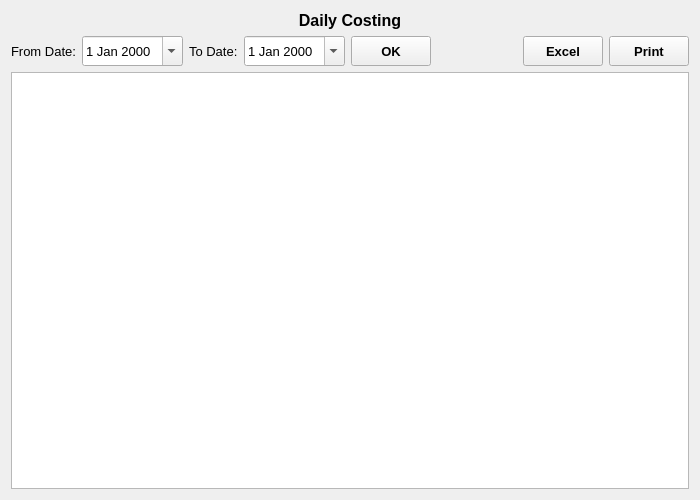
<?xml version="1.0" encoding="UTF-8"?>
<ui version="4.0">
 <class>DailyCostingReport</class>
 <widget class="QWidget" name="DailyCostingReport">
  <property name="geometry">
   <rect>
    <x>0</x>
    <y>0</y>
    <width>700</width>
    <height>500</height>
   </rect>
  </property>
  <property name="font">
   <font>
    <family>Microsoft YaHei UI</family>
    <pointsize>10</pointsize>
   </font>
  </property>
  <property name="windowTitle">
   <string>Form</string>
  </property>
  <layout class="QVBoxLayout" name="verticalLayout">
   <item>
    <widget class="QLabel" name="label">
     <property name="font">
      <font>
       <pointsize>12</pointsize>
       <weight>75</weight>
       <bold>true</bold>
      </font>
     </property>
     <property name="text">
      <string>Daily Costing</string>
     </property>
     <property name="alignment">
      <set>Qt::AlignCenter</set>
     </property>
    </widget>
   </item>
   <item>
    <layout class="QHBoxLayout" name="horizontalLayout" stretch="0,0,0,0,0,0,0,0">
     <item>
      <widget class="QLabel" name="fromDateLabel">
       <property name="text">
        <string>From Date:</string>
       </property>
      </widget>
     </item>
     <item>
      <widget class="QDateEdit" name="fromDateDateEdit">
       <property name="minimumSize">
        <size>
         <width>0</width>
         <height>30</height>
        </size>
       </property>
       <property name="calendarPopup">
        <bool>true</bool>
       </property>
      </widget>
     </item>
     <item>
      <widget class="QLabel" name="toDateLabel">
       <property name="text">
        <string>To Date:</string>
       </property>
      </widget>
     </item>
     <item>
      <widget class="QDateEdit" name="toDateDateEdit">
       <property name="minimumSize">
        <size>
         <width>0</width>
         <height>30</height>
        </size>
       </property>
       <property name="calendarPopup">
        <bool>true</bool>
       </property>
      </widget>
     </item>
     <item>
      <widget class="QToolButton" name="OKButton">
       <property name="minimumSize">
        <size>
         <width>80</width>
         <height>30</height>
        </size>
       </property>
       <property name="font">
        <font>
         <weight>75</weight>
         <bold>true</bold>
        </font>
       </property>
       <property name="text">
        <string>OK</string>
       </property>
      </widget>
     </item>
     <item>
      <spacer name="horizontalSpacer">
       <property name="orientation">
        <enum>Qt::Horizontal</enum>
       </property>
       <property name="sizeHint" stdset="0">
        <size>
         <width>40</width>
         <height>20</height>
        </size>
       </property>
      </spacer>
     </item>
     <item>
      <widget class="QToolButton" name="excelButton">
       <property name="minimumSize">
        <size>
         <width>80</width>
         <height>30</height>
        </size>
       </property>
       <property name="font">
        <font>
         <weight>75</weight>
         <bold>true</bold>
        </font>
       </property>
       <property name="text">
        <string>Excel</string>
       </property>
      </widget>
     </item>
     <item>
      <widget class="QToolButton" name="printButton">
       <property name="minimumSize">
        <size>
         <width>80</width>
         <height>30</height>
        </size>
       </property>
       <property name="font">
        <font>
         <weight>75</weight>
         <bold>true</bold>
        </font>
       </property>
       <property name="text">
        <string>Print</string>
       </property>
      </widget>
     </item>
    </layout>
   </item>
   <item>
    <widget class="QTableView" name="tableView">
     <property name="font">
      <font>
       <pointsize>12</pointsize>
      </font>
     </property>
     <property name="alternatingRowColors">
      <bool>true</bool>
     </property>
    </widget>
   </item>
  </layout>
 </widget>
 <resources/>
 <connections/>
</ui>
